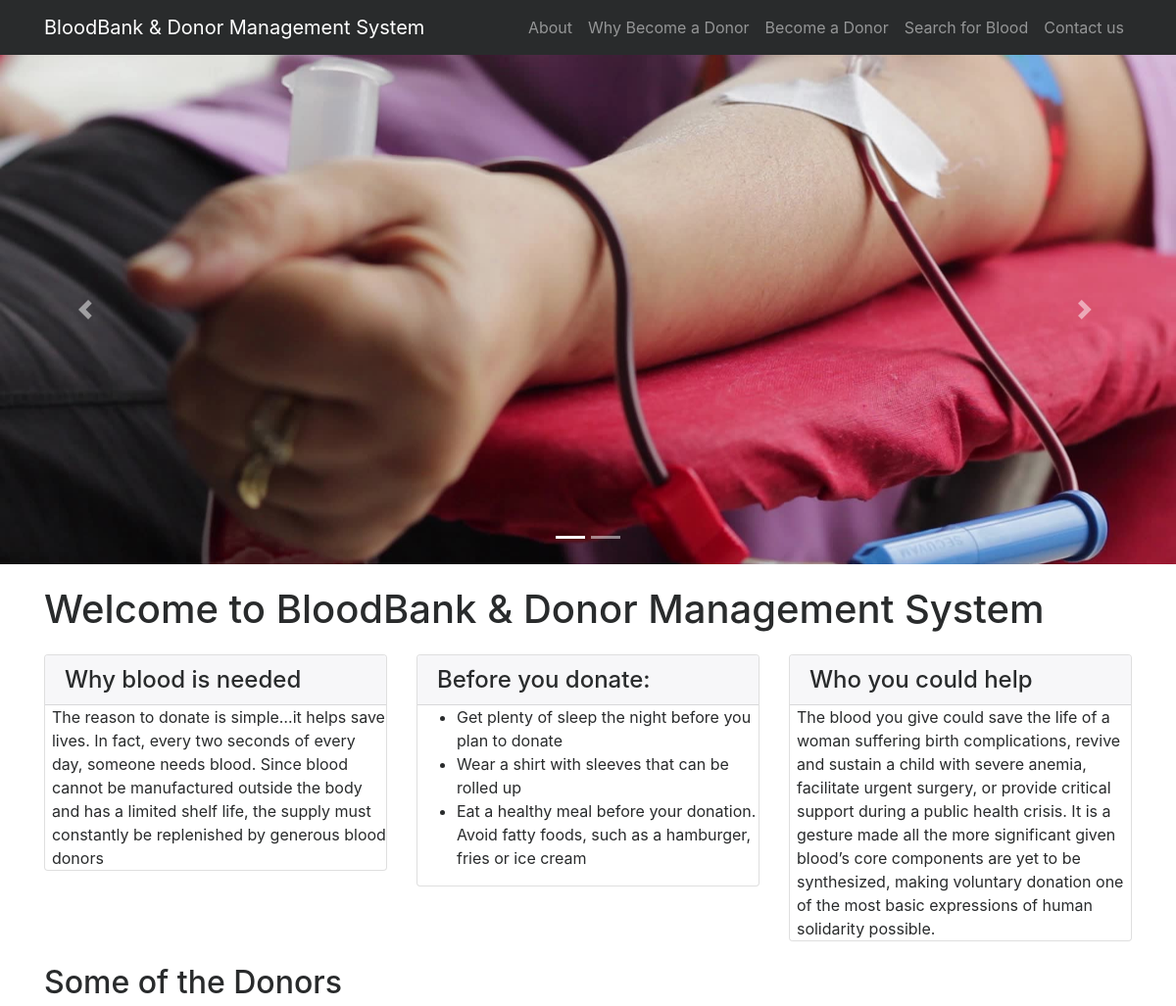
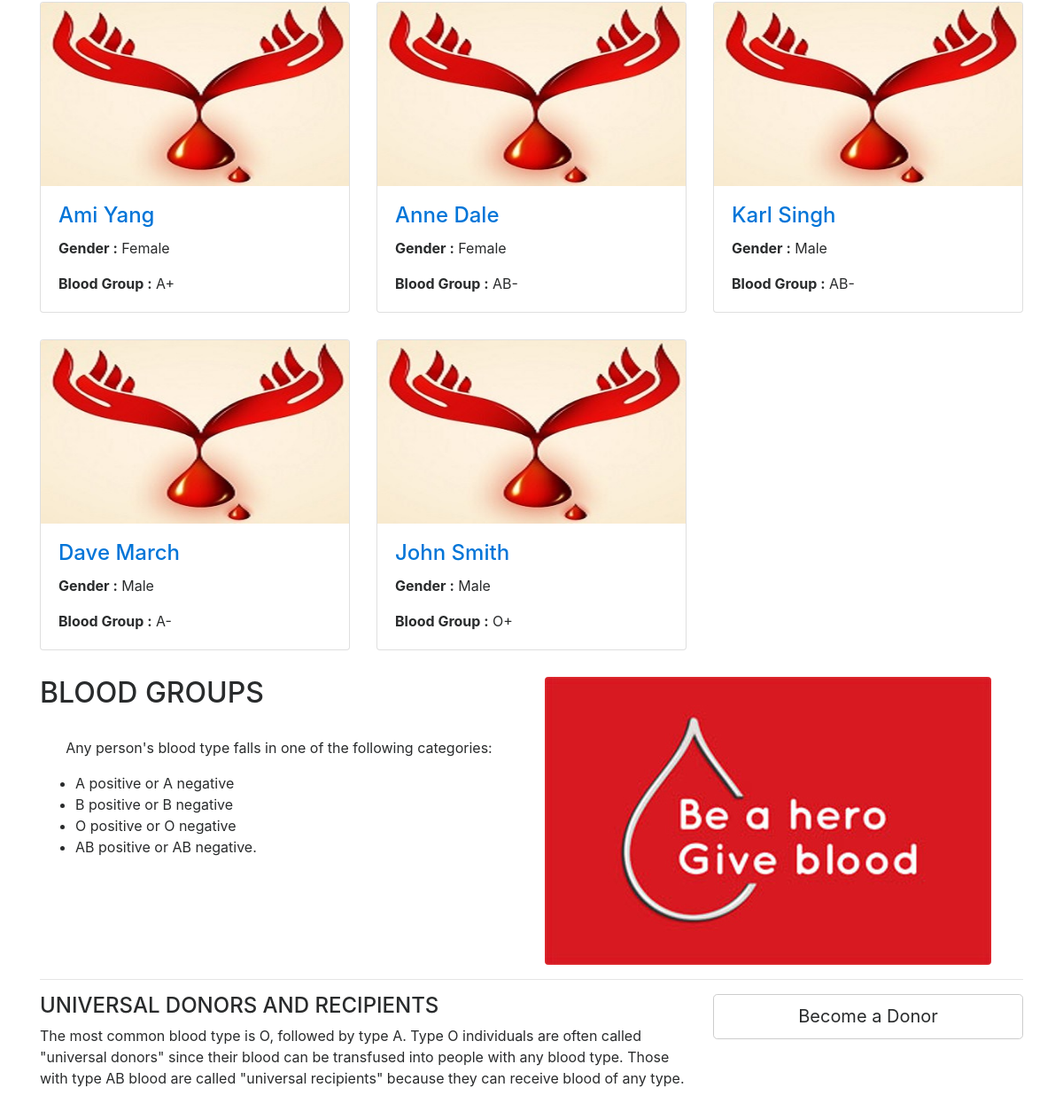
The page / on the database its author committed (2 pictures, top to bottom).
### tables this page shows
CREATE TABLE IF NOT EXISTS `tblblooddonars` (
  `id` int(11) NOT NULL,
  `FullName` varchar(100) DEFAULT NULL,
  `MobileNumber` char(11) DEFAULT NULL,
  `EmailId` varchar(100) DEFAULT NULL,
  `Gender` varchar(20) DEFAULT NULL,
  `Age` int(11) DEFAULT NULL,
  `BloodGroup` varchar(20) DEFAULT NULL,
  `Address` varchar(255) DEFAULT NULL,
  `PostingDate` timestamp NOT NULL DEFAULT CURRENT_TIMESTAMP,
  `status` int(1) DEFAULT NULL
);

### index.php (the view, shortened to what this page needs)
<?php
include('includes/config.php');
?>
<!DOCTYPE html>
<html lang="en">
<head>
    <link href="vendor/bootstrap/css/bootstrap.min.css" rel="stylesheet">
    <link href="vendor/font-awesome/css/font-awesome.min.css" rel="stylesheet" type="text/css">
    <link href="css/modern-business.css" rel="stylesheet">
</head>
<body>
<?php include('includes/header.php');?>
<?php include('includes/slider.php');?>
    <div class="container">
        <h1 class="my-4">Welcome to BloodBank & Donor Management System</h1>
        <div class="row">
            <div class="col-lg-4 mb-4">
                <div class="card">
                    <h4 class="card-header">Why blood is needed</h4>
                        <p class="card-text" style="padding-left:2%">The reason to donate is simple…it helps save lives. In fact, every two seconds of every day, someone needs blood. Since blood cannot be manufactured outside the body and has a limited shelf life, the supply must constantly be replenished by generous blood donors </p>
                </div>
            </div>
            <div class="col-lg-4 mb-4">
                <div class="card">
                    <h4 class="card-header">Before you donate:</h4>
						<ul>
							<li> Get plenty of sleep the night before you plan to donate </li>
							<li> Wear a shirt with sleeves that can be rolled up </li>
							<li> Eat a healthy meal before your donation. Avoid fatty foods, such as a hamburger, fries or ice cream </li>
						</ul>
                </div>
            </div>
            <div class="col-lg-4 mb-4">
                <div class="card">
                    <h4 class="card-header">Who you could help</h4>
                        <p class="card-text" style="padding-left:2%">The blood you give could save the life of a woman suffering birth complications, revive and sustain a child with severe anemia, facilitate urgent surgery, or provide critical support during a public health crisis. It is a gesture made all the more significant given blood’s core components are yet to be synthesized, making voluntary donation one of the most basic expressions of human solidarity possible. </p>
                </div>
            </div>
        </div>
        <h2>Some of the Donors</h2>
        <div class="row">
                   <?php
$status=1;
$sql = "SELECT * from tblblooddonars where status=:status order by rand() limit 6";
$query = $dbh -> prepare($sql);
$query->bindParam(':status',$status,PDO::PARAM_STR);
$query->execute();
$results=$query->fetchAll(PDO::FETCH_OBJ);
if($query->rowCount() > 0)
{
foreach($results as $result)
{ ?>
            <div class="col-lg-4 col-sm-6 portfolio-item">
                <div class="card h-100">
                    <a href="#"><img class="card-img-top img-fluid" src="images/blood-donor.jpg" alt="" ></a>
                    <div class="card-block">
                        <h4 class="card-title"><a href="#"><?php echo htmlentities($result->FullName);?></a></h4>
<p class="card-text"><b>  Gender :</b> <?php echo htmlentities($result->Gender);?></p>
<p class="card-text"><b>Blood Group :</b> <?php echo htmlentities($result->BloodGroup);?></p>
                    </div>
                </div>
            </div>
            <?php }} ?>
        </div>
        <div class="row">
            <div class="col-lg-6">
                <h2>BLOOD GROUPS</h2>
          <br><p style="text-align:center;">   Any person's blood type falls in one of the following categories:</p>
                <ul>
<li>A positive or A negative</li>
<li>B positive or B negative</li>
<li>O positive or O negative</li>
<li>AB positive or AB negative.</li>
                </ul>
            </div>
            <div class="col-lg-6">
                <img class="img-fluid rounded" src="images/blood-donor (1).jpg" alt="">
            </div>
        </div>
        <hr>
        <div class="row mb-4">
            <div class="col-md-8">
            <h4>UNIVERSAL DONORS AND RECIPIENTS</h4>
                <p> The most common blood type is O, followed by type A. Type O individuals are often called "universal donors" since their blood can be transfused into people with any blood type. Those with type AB blood are called "universal recipients" because they can receive blood of any type.</p>
            </div>
            <div class="col-md-4">
                <a class="btn btn-lg btn-secondary btn-block" href="become-donor.php">Become a Donor</a>
            </div>
        </div>
    </div>
</body>
</html>

### includes/header.php (shortened to what this page needs)
<nav class="navbar fixed-top navbar-toggleable-md navbar-inverse bg-inverse">
    <div class="container">
        <a class="navbar-brand" href="index.php">BloodBank & Donor Management System</a>
        <div class="collapse navbar-collapse" id="navbarExample">
            <ul class="navbar-nav ml-auto">
                <li class="nav-item">
                    <a class="nav-link" href="page.php?type=about">About</a>
                </li>
                <li class="nav-item">
                    <a class="nav-link" href="page.php?type=donor">Why Become a Donor</a>
                </li>
                <li class="nav-item">
                    <a class="nav-link" href="become-donor.php">Become a Donor</a>
                </li>
                 <li class="nav-item">
                    <a class="nav-link" href="search-donor.php">Search for Blood</a>
                </li>
                  <li class="nav-item">
                    <a class="nav-link" href="contact.php">Contact us</a>
                </li>
            </ul>
        </div>
    </div>
</nav>

### includes/slider.php (shortened to what this page needs)
<header>
       <div id="carouselExampleIndicators" class="carousel slide" data-ride="carousel">
           <ol class="carousel-indicators">
               <li data-target="#carouselExampleIndicators" data-slide-to="0" class="active"></li>
               <li data-target="#carouselExampleIndicators" data-slide-to="1"></li>
           </ol>
           <div class="carousel-inner" role="listbox">
               <div class="carousel-item active" style="background-image: url('images/banner1.jpg')">
                   <div class="carousel-caption d-none d-md-block">
                   </div>
               </div>
           </div>
           <a class="carousel-control-prev" href="#carouselExampleIndicators" role="button" data-slide="prev">
               <span class="carousel-control-prev-icon" aria-hidden="true"></span>
           </a>
           <a class="carousel-control-next" href="#carouselExampleIndicators" role="button" data-slide="next">
               <span class="carousel-control-next-icon" aria-hidden="true"></span>
           </a>
       </div>
   </header>

### css/modern-business.css (style rules this page uses)
body { padding-top: 54px; }
@media (min-width: 992px) { body { padding-top: 56px; } }
.carousel-item { height: 65vh; min-height: 300px; background: no-repeat center center scroll; -webkit-background-size: cover; -moz-background-size: cover; -o-background-size: cover; background-size: cover; }
.portfolio-item { margin-bottom: 30px; }

### index.php (style rules this page uses)
.carousel-item.active, .carousel-item-next, .carousel-item-prev { display: block; }

### rows shown on the page
tblblooddonars: FullName "Ami Yang", Gender "Female", BloodGroup "A+"
tblblooddonars: FullName "Anne Dale", Gender "Female", BloodGroup "AB-"
tblblooddonars: FullName "Karl Singh", Gender "Male", BloodGroup "AB-"
tblblooddonars: FullName "Dave March", Gender "Male", BloodGroup "A-"
tblblooddonars: FullName "John Smith", Gender "Male", BloodGroup "O+"
